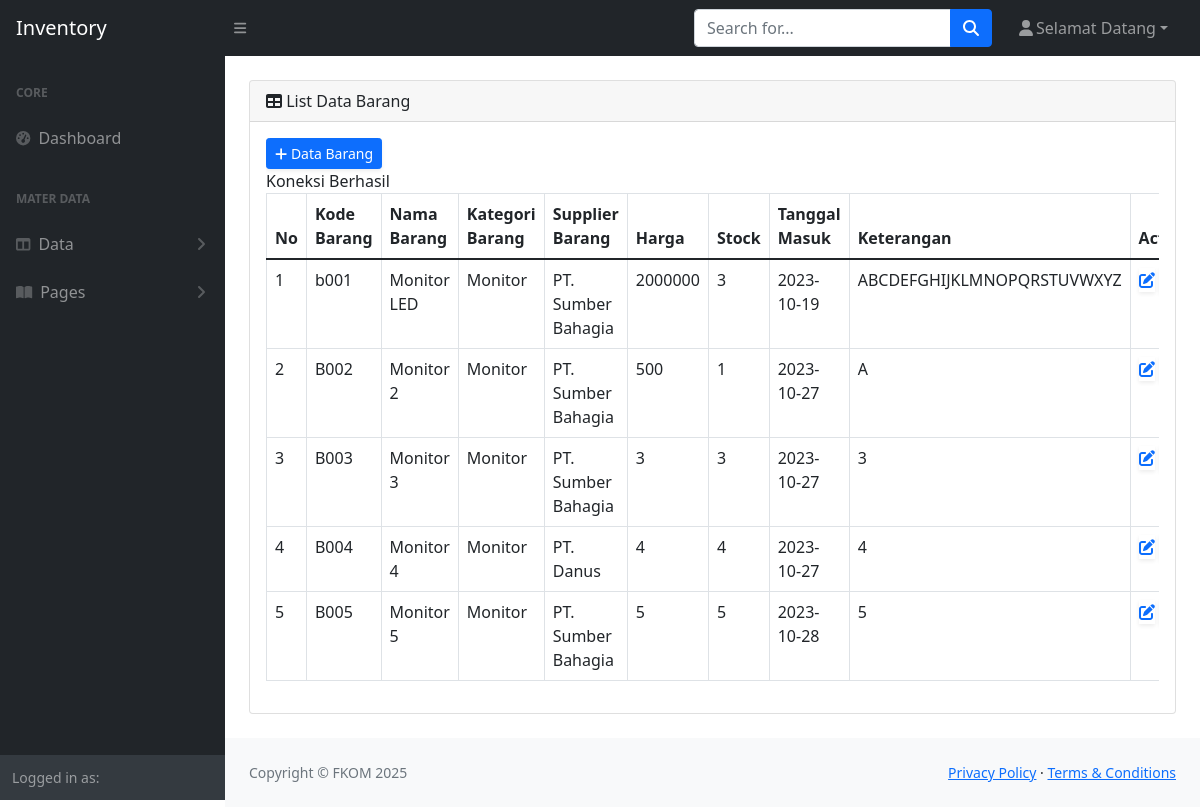
The page /admin.php?page=databarang (signed in) on the database as committed earlier.
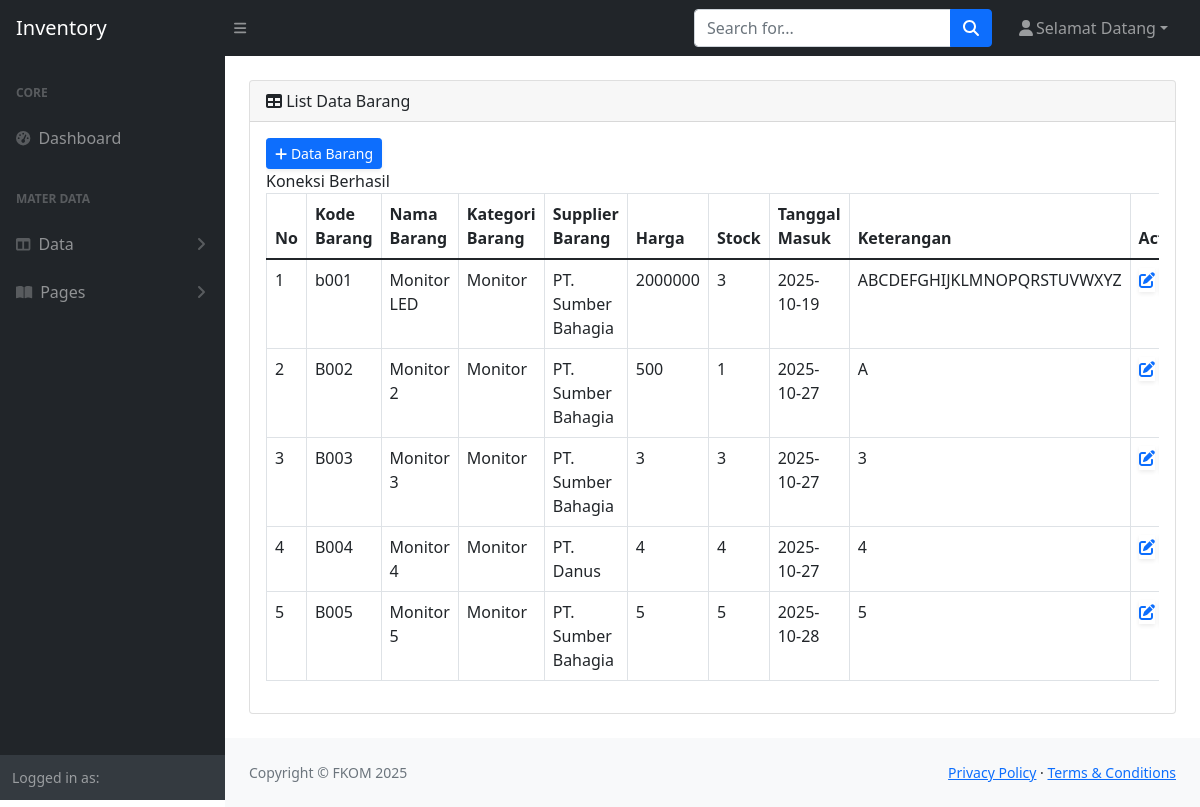
The same page on the database as committed later.
### tables this page shows
CREATE TABLE `tbl_barang` (
  `kode_barang` varchar(20) NOT NULL,
  `nama_barang` varchar(50) NOT NULL,
  `id_kategori` int(11) NOT NULL,
  `id_supplier` int(11) NOT NULL,
  `harga` int(11) NOT NULL,
  `stock` int(11) NOT NULL,
  `tanggal` date NOT NULL,
  `keterangan` text NOT NULL
);

CREATE TABLE `tbl_kategori` (
  `id_kategori` int(11) NOT NULL,
  `nama_kategori` varchar(50) NOT NULL,
  `keterangan` text NOT NULL
);

CREATE TABLE `tbl_supplier` (
  `id_supplier` int(20) NOT NULL,
  `nama_supplier` varchar(50) NOT NULL,
  `kontak` varchar(50) NOT NULL,
  `alamat` varchar(100) NOT NULL,
  `email` varchar(50) NOT NULL
);

### listbarang.php (the view, shortened to what this page needs)
<div class="card mb-4">
  <div class="card-header">
    <i class="fas fa-table mr-1"></i> List Data Barang
  </div>
  <div class="card-body">
    <div class="table-responsive">
      <table class="table table-bordered" id="dataTable" width="100%" cellspacing="0">
        <a href="admin.php?page=inputbarang" class="d-none d-sm-inline-block btn btn-sm btn-primary shadow-sm">
          <i class='fas fa-plus'></i> Data Barang
        </a>
        <br>
        <thead>
          <tr>
            <th>No</th>
            <th>Kode Barang</th>
            <th>Nama Barang</th>
            <th>Kategori Barang</th>
            <th>Supplier Barang</th>
            <th>Harga</th>
            <th>Stock</th>
            <th>Tanggal Masuk</th>
            <th>Keterangan</th>
            <th>Action</th>
          </tr>
        </thead>
        <tbody>
          <?php
          include "koneksi.php";
          $no = 1;
          $sql = mysqli_query($db, "SELECT tbl_supplier.*, tbl_kategori.*, tbl_barang.* from tbl_barang
		      INNER JOIN tbl_supplier on tbl_barang.id_supplier = tbl_supplier.id_supplier
		      INNER JOIN tbl_kategori on tbl_barang.id_kategori = tbl_kategori.id_kategori");
          while ($read = mysqli_fetch_array($sql)) {
          ?>
            <tr>
              <td><?php echo $no; ?></td>
              <td><?php echo $read['kode_barang']; ?></td>
              <td><?php echo $read['nama_barang']; ?></td>
              <td><?php echo $read['nama_kategori']; ?></td>
              <td><?php echo $read['nama_supplier']; ?></td>
              <td><?php echo $read['harga']; ?></td>
              <td><?php echo $read['stock']; ?></td>
              <td><?php echo $read['tanggal']; ?></td>
              <td><?php echo $read['keterangan']; ?></td>
              <td>
                <a href="" class="d-none d-sm-inline-block bttn bttn-sm bttn-warning shadow-sm">
                  <i class="fas fa-edit"></i>
                </a>
              </td>
            </tr>
          <?php $no++;
          } ?>
        </tbody>
      </table>
    </div>
  </div>
</div>

### admin.php (shortened to what this page needs)
<!DOCTYPE html>
<html lang="en">
<head>
  <link href="https://cdn.jsdelivr.net/npm/simple-datatables@latest/dist/style.css" rel="stylesheet" />
  <link href="css/styles.css" rel="stylesheet" />
</head>
<body class="sb-nav-fixed">
  <nav class="sb-topnav navbar navbar-expand navbar-dark bg-dark">
    <a class="navbar-brand ps-3" href="">Inventory</a>
    <button class="btn btn-link btn-sm order-1 order-lg-0 me-4 me-lg-0" id="sidebarToggle" href="#!"><i class="fas fa-bars"></i></button>
    <form class="d-none d-md-inline-block form-inline ms-auto me-0 me-md-3 my-2 my-md-0">
      <div class="input-group">
        <input class="form-control" type="text" placeholder="Search for..." aria-label="Search for..." aria-describedby="btnNavbarSearch" />
        <button class="btn btn-primary" id="btnNavbarSearch" type="button"><i class="fas fa-search"></i></button>
      </div>
    </form>
    <ul class="navbar-nav ms-auto ms-md-0 me-3 me-lg-4">
      <li class="nav-item dropdown">
        <a class="nav-link dropdown-toggle" id="navbarDropdown" href="#" role="button" data-bs-toggle="dropdown" aria-expanded="false"><i class="fas fa-user fa-fw"></i>Selamat Datang</a>
      </li>
    </ul>
  </nav>
  <div id="layoutSidenav">
    <div id="layoutSidenav_nav">
      <nav class="sb-sidenav accordion sb-sidenav-dark" id="sidenavAccordion">
        <div class="sb-sidenav-menu">
          <div class="nav">
            <div class="sb-sidenav-menu-heading">Core</div>
            <a class="nav-link" href="index.php">
              <div class="sb-nav-link-icon"><i class="fas fa-tachometer-alt"></i></div>
              Dashboard
            </a>
            <div class="sb-sidenav-menu-heading">Mater Data</div>
            <a class="nav-link collapsed" href="#" data-bs-toggle="collapse" data-bs-target="#collapseLayouts" aria-expanded="false" aria-controls="collapseLayouts">
              <div class="sb-nav-link-icon"><i class="fas fa-columns"></i></div>
              Data
              <div class="sb-sidenav-collapse-arrow"><i class="fas fa-angle-down"></i></div>
            </a>
            <a class="nav-link collapsed" href="#" data-bs-toggle="collapse" data-bs-target="#collapsePages" aria-expanded="false" aria-controls="collapsePages">
              <div class="sb-nav-link-icon"><i class="fas fa-book-open"></i></div>
              Pages
              <div class="sb-sidenav-collapse-arrow"><i class="fas fa-angle-down"></i></div>
            </a>
          </div>
        </div>
        <div class="sb-sidenav-footer">
          <div class="small">Logged in as: <b> </b></div>
        </div>
      </nav>
    </div>
    <div id="layoutSidenav_content">
      <main>
        <div class="container-fluid px-4">
          <?php
          if (isset($_GET['page'])) {
            $page = $_GET['page'];
            switch ($page) {
              case 'databarang':
                include "listbarang.php";
                break;
            }
          } else {
            include "beranda.php";
          }
          ?>
        </div>
      </main>
      <footer class="py-4 bg-light mt-auto">
        <div class="container-fluid px-4">
          <div class="d-flex align-items-center justify-content-between small">
            <div class="text-muted">Copyright &copy; FKOM 2025</div>
            <div>
              <a href="#">Privacy Policy</a>
              &middot;
              <a href="#">Terms &amp; Conditions</a>
            </div>
          </div>
        </div>
      </footer>
    </div>
  </div>
</body>
</html>

Rows that differ between the two databases and show on the page:
changed tbl_barang "Monitor LED": tanggal "2023-10-19" → "2025-10-19"
changed tbl_barang "Monitor 2": tanggal "2023-10-27" → "2025-10-27"
changed tbl_barang "Monitor 3": tanggal "2023-10-27" → "2025-10-27"
changed tbl_barang "Monitor 4": tanggal "2023-10-27" → "2025-10-27"
changed tbl_barang "Monitor 5": tanggal "2023-10-28" → "2025-10-28"
